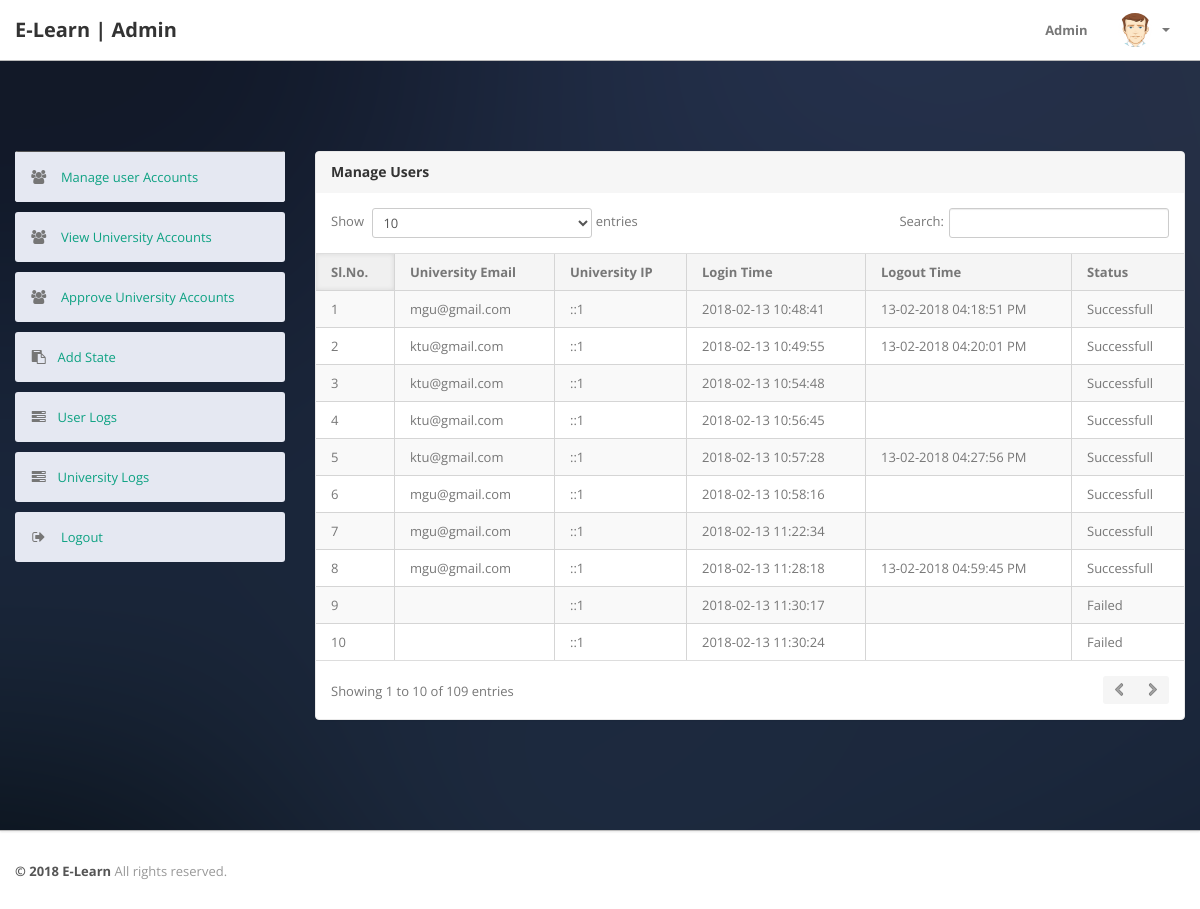
The app's page /learn/admin/university-logs.php (signed in) with its own data.
### tables this page shows
CREATE TABLE `universitylog` (
  `id` int(11) NOT NULL,
  `uid` int(11) NOT NULL,
  `username` varchar(50) NOT NULL,
  `userip` binary(16) NOT NULL,
  `loginTime` timestamp NOT NULL DEFAULT CURRENT_TIMESTAMP,
  `logout` varchar(50) NOT NULL,
  `status` int(11) NOT NULL
);

### learn/admin/university-logs.php (the view, shortened to what this page needs)
<?php
if(strlen($_SESSION['alogin'])==0)
	{
header('location:index.php');
}
else{
?>
<!DOCTYPE html>
<html lang="en">
<head>
	<link type="text/css" href="bootstrap/css/bootstrap.min.css" rel="stylesheet">
	<link type="text/css" href="bootstrap/css/bootstrap-responsive.min.css" rel="stylesheet">
	<link type="text/css" href="css/theme.css" rel="stylesheet">
	<link type="text/css" href="images/icons/css/font-awesome.css" rel="stylesheet">
</head>
<body>
<?php include('include/header.php');?>
	<div class="wrapper">
		<div class="container">
			<div class="row">
<?php include('include/sidebar.php');?>
			<div class="span9">
					<div class="content">
	<div class="module">
							<div class="module-head">
								<h3>Manage Users</h3>
							</div>
							<div class="module-body table">
								<table cellpadding="0" cellspacing="0" border="0" class="datatable-1 table table-bordered table-striped	 display" width="100%">
									<thead>
										<tr>
											<th>Sl.No.</th>
											<th>University Email</th>
											<th>University IP </th>
											<th>Login Time</th>
											<th>Logout Time </th>
											<th>Status </th>
										</tr>
									</thead>
									<tbody>
<?php $query=mysql_query("select * from universitylog");
$cnt=1;
while($row=mysql_fetch_array($query))
{
?>
										<tr>
											<td><?php echo htmlentities($cnt);?></td>
											<td><?php echo htmlentities($row['username']);?></td>
											<td><?php echo htmlentities($row['userip']);?></td>
											<td> <?php echo htmlentities($row['loginTime']);?></td>
											<td><?php echo htmlentities($row['logout']); ?></td>
										<td><?php $st=$row['status'];
if($st==1)
{
	echo "Successfull";
}
else
{
	echo "Failed";
}
										 ?></td>
										<?php $cnt=$cnt+1; } ?>
								</table>
							</div>
						</div>
					</div>
				</div>
			</div>
		</div>
	</div>
<?php include('include/footer.php');?>
</body>
<?php } ?>

### learn/admin/include/header.php (shortened to what this page needs)
<div class="navbar navbar-fixed-top">
		<div class="navbar-inner">
			<div class="container">
			  	<a class="brand" href="change-password.php">
			  		E-Learn | Admin
			  	</a>
				<div class="nav-collapse collapse navbar-inverse-collapse">
					<ul class="nav pull-right">
						<li><a href="#">
							Admin
						</a></li>
						<li class="nav-user dropdown">
							<a href="#" class="dropdown-toggle" data-toggle="dropdown">
								<img src="images/user.png" class="nav-avatar" />
								<b class="caret"></b>
							</a>
						</li>
					</ul>
				</div>
			</div>
		</div>
	</div>

### learn/admin/include/sidebar.php
<div class="span3">
					<div class="sidebar">
<ul class="widget widget-menu unstyled">
<li>
							<li>
								<a href="manage-users.php">
									<i class="menu-icon icon-group"></i>
									Manage user Accounts
								</a>
							</li>
						</ul>
							<ul class="widget widget-menu unstyled">
							<li>
								<a href="viewuniversity.php">
									<i class="menu-icon icon-group"></i>
									View University Accounts
								</a>
							</li>
						</ul>
							<ul class="widget widget-menu unstyled">
							<li>
								<a href="manageuniversityaccount.php">
									<i class="menu-icon icon-group"></i>
									Approve University Accounts
								</a>
							</li>
						</ul>
						<ul class="widget widget-menu unstyled">
                                <li><a href="state.php"><i class="menu-icon icon-paste"></i>Add State</a></li>
                            </ul>
						<ul class="widget widget-menu unstyled">
							<li><a href="user-logs.php"><i class="menu-icon icon-tasks"></i>User Logs </a></li>
						</ul>
						<ul class="widget widget-menu unstyled">
							<li><a href="University-logs.php"><i class="menu-icon icon-tasks"></i>University Logs </a></li>
						</ul>
						<ul class="widget widget-menu unstyled">
							<li>
								<a href="logout.php">
									<i class="menu-icon icon-signout"></i>
									Logout
								</a>
							</li>
						</ul>
					</div>
				</div>

### learn/admin/include/footer.php
<div class="footer">
	<div class="container">
		<b class="copyright">&copy; 2018 E-Learn </b> All rights reserved.
	</div>
</div>

### records on screen
universitylog: username "mgu@gmail.com", userip "::1", loginTime "2018-02-13 10:48:41", logout "13-02-2018 04:18:51 PM", status "Successfull"
universitylog: username "ktu@gmail.com", userip "::1", loginTime "2018-02-13 10:49:55", logout "13-02-2018 04:20:01 PM", status "Successfull"
universitylog: username "ktu@gmail.com", userip "::1", loginTime "2018-02-13 10:54:48", status "Successfull"
universitylog: username "ktu@gmail.com", userip "::1", loginTime "2018-02-13 10:56:45", status "Successfull"
universitylog: username "ktu@gmail.com", userip "::1", loginTime "2018-02-13 10:57:28", logout "13-02-2018 04:27:56 PM", status "Successfull"
universitylog: username "mgu@gmail.com", userip "::1", loginTime "2018-02-13 10:58:16", status "Successfull"
universitylog: username "mgu@gmail.com", userip "::1", loginTime "2018-02-13 11:22:34", status "Successfull"
universitylog: username "mgu@gmail.com", userip "::1", loginTime "2018-02-13 11:28:18", logout "13-02-2018 04:59:45 PM", status "Successfull"
universitylog: userip "::1", loginTime "2018-02-13 11:30:17", status "Failed"
universitylog: userip "::1", loginTime "2018-02-13 11:30:24", status "Failed"
